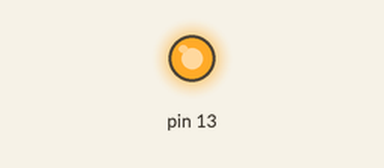
This sketch was run on a simulated Arduino Uno, built with avr-gcc and run on an emulated ATmega328P. On the bench: output pins drawn as LEDs (lit = HIGH).

Above: at 0.8 s.
At 3.4 s:
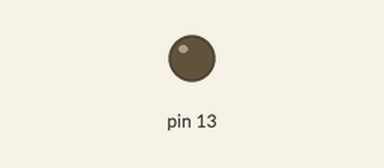
Timing chart, 0 to 5.2 s (numbered marks = the images above):
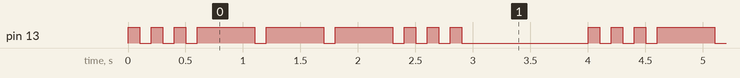

Measured:
- by itself, pin 13: repeats every 4.0 s: 2 × (LOW 0.10 s, HIGH 0.10 s), 3 × (LOW 0.10 s, HIGH 0.50 s), 3 × (LOW 0.10 s, HIGH 0.10 s), LOW 1.1 s, HIGH 0.10 s
- by itself, everything shown: repeats every 4.0 s, in 18 steps

The sketch:

02_LED_SOS.ino
```cpp
void setup() {
  // put your setup code here, to run once:
  pinMode(13, OUTPUT);
}

void loop() {
  // put your main code here, to run repeatedly:
  blinkShort();
  blinkShort();
  blinkShort();

  blinkLong();
  blinkLong();
  blinkLong();

  blinkShort();
  blinkShort();
  blinkShort();

  delay(1000);
}

void blinkShort() {
  digitalWrite(13, HIGH); delay(100); digitalWrite(13, LOW); delay(100);
}

void blinkLong() {
  digitalWrite(13, HIGH); delay(500); digitalWrite(13, LOW); delay(100);
}
```
